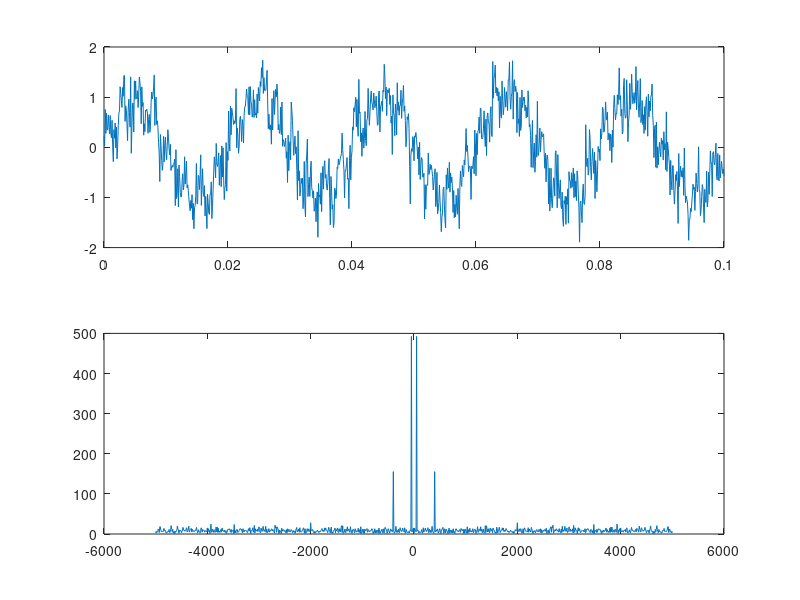
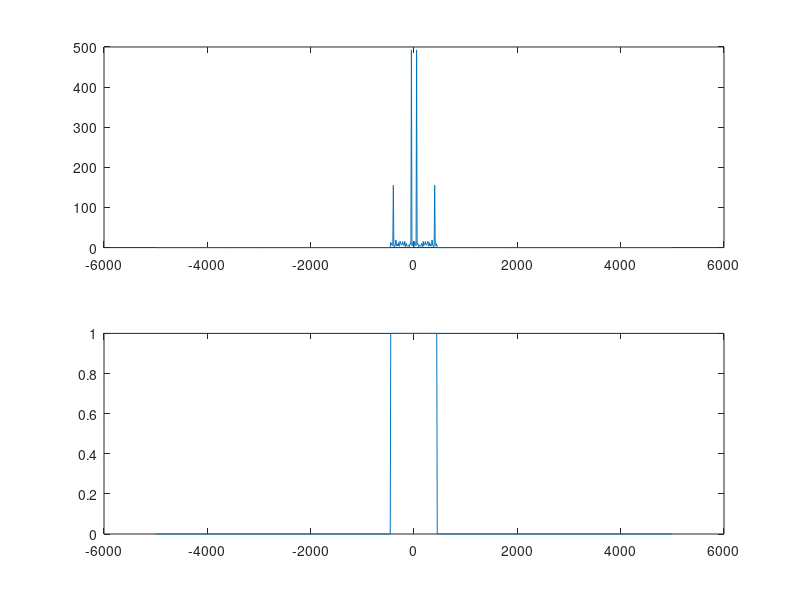
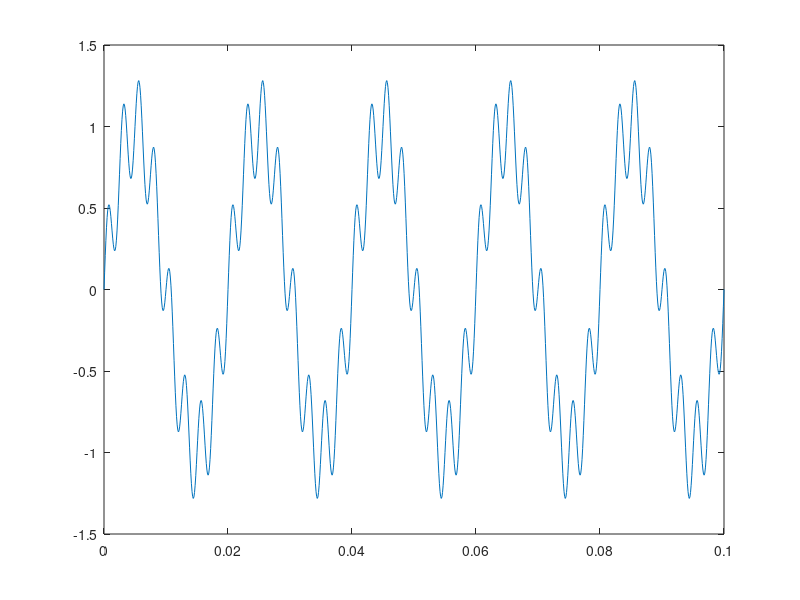
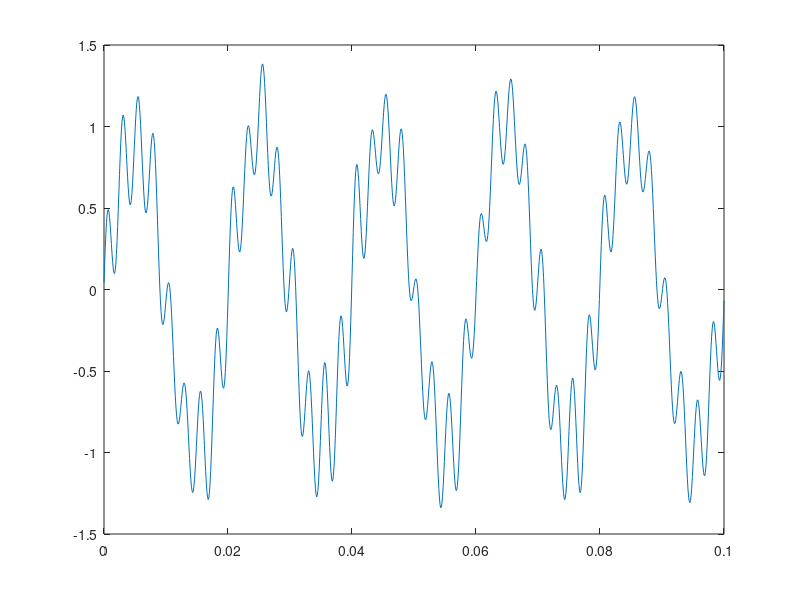

The MATLAB source for these figures, in order:
fs=10000;
T=1/fs;
duration=0.1;
t=0:T:duration;
f_dom=(-fs/2):1/duration:fs/2;                           %0:1/duration:fs;

signal = sin(2*pi*50*t)+0.3*sin(2*400*pi*t);
noise = 0.3*randn(1,length(t));
new_signal=signal+noise;
fftsignal=fft(new_signal);
fftshiftedsignal=fftshift(fftsignal);


%% Shifted signal in frequency domain
figure(1)
subplot(2,1,1)
plot(t,new_signal);
subplot(2,1,2)
plot(f_dom,abs(fftshiftedsignal));
tw=900;
filter=rectpuls(f_dom,tw);
filtered_signal=(fftshiftedsignal).*filter;
%% Filtered signal in frequency domain
figure(2)
subplot(2,1,1)
plot(f_dom, abs(filtered_signal));
subplot(2,1,2)
plot(f_dom, filter); %filter in frequency domain

%% Original signal
figure(3)
plot(t,signal)
%% ifft back to the original
shifted_filtered_signal=ifftshift(filtered_signal);
figure(5)
plot(abs(shifted_filtered_signal));
signalintimedomain=ifft(shifted_filtered_signal);
figure(4)
plot(t,(signalintimedomain));
